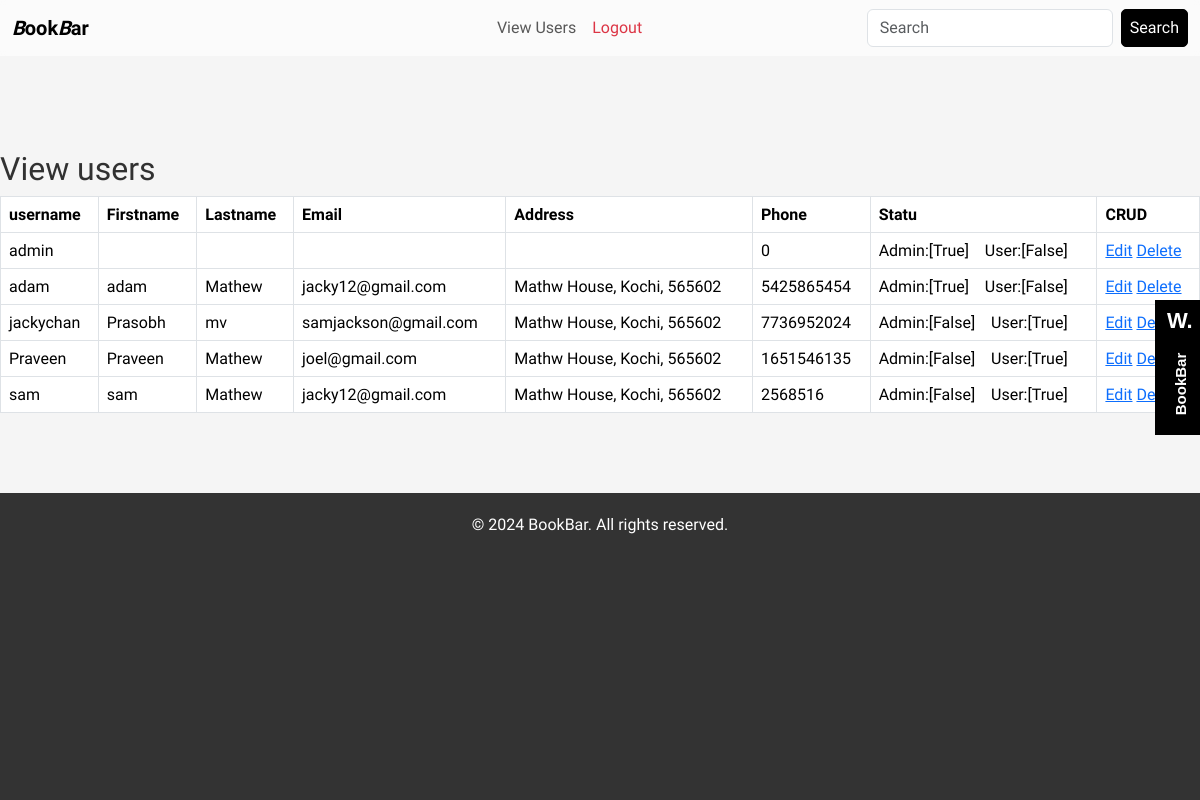
Page /view_users (signed in) on the committed database.
### users/models.py (models this page shows, shortened)
class CustomUser(AbstractUser):   # AbstractUser Represents User model
    address = models.CharField(max_length=20,default="")
    phone = models.IntegerField(default=0)
    is_superuser = models.BooleanField(default=False)  #admin user
    is_user = models.BooleanField(default=False)       #normal user

### users/views.py (the view)
# urls.py: path('view_users',views.view_users,name='view_users'),
@login_required
def view_users(request):
    k=CustomUser.objects.all()
    return  render(request,'view_users.html',{'viewusers':k})

### Templates/view_users.html
{% extends 'Base_Page.html' %}
{% load static %}
{% block content %}
<link rel="stylesheet" href="{% static 'CSS/view_users.css' %}">
<h2>View users</h2>
    <table class="table table-bordered">
        <tr>
            <th>username</th>
            <th>Firstname</th>
            <th>Lastname</th>
            <th>Email</th>
            <th>Address</th>
            <th>Phone</th>
            <th>Statu</th>
            <th colspan="3">CRUD</th>
        </tr>
        {% for i in viewusers %}
        <tr>
            <td>{{ i.username }}</td>
            <td>{{ i.first_name }}</td>
            <td>{{ i.last_name }}</td>
            <td>{{ i.email }}</td>
            <td>{{ i.address }}</td>
            <td>{{ i.phone }}</td>
            <td>Admin:[{{ i.is_superuser }}] &nbsp;&nbsp; User:[{{ i.is_user }}]</td>
            <td>
                <a href="{% url 'users:edit_user' i.id %}" id="btn_delete">Edit</a>
                <a href="{% url 'users:delete_user' i.id %}" id="btn_delete">Delete</a>
            </td>
        </tr>
        {% endfor %}
    </table>
{% endblock %}

### Templates/Base_Page.html (shortened to what this page needs)
{% load static %}
<html lang="en">
<head>
    <link href="https://cdn.jsdelivr.net/npm/bootstrap@5.3.3/dist/css/bootstrap.min.css" rel="stylesheet">
    <link rel="stylesheet" href="{% static 'CSS/Style.css' %}">
</head>
<body>
<nav class="navbar navbar-expand-lg nv1" id="nvitems">
  <div class="container-fluid">
    <a class="navbar-brand" href="#" style="margin-right:400px;"><b><i>B</i>ook<i>B</i>ar</b></a>
    <div class="collapse navbar-collapse" id="navbarSupportedContent">
      <ul class="navbar-nav me-auto mb-2 mb-lg-0">
          {% if user.is_authenticated %}
          {% if user.is_superuser %}
        <li class="nav-item">
          <a class="nav-link" href="{% url 'users:view_users' %}">View Users</a>
        </li>
          {% endif %}
        <li class="nav-item" id="lgout">
          <a class="nav-link text-danger" href="{% url 'users:user_logout' %}">Logout</a>
        </li>
          {% endif %}
      </ul>
      <form class="d-flex" action="{% url 'books:search_book' %}" method="POST">
        <input class="form-control me-2" type="search" name="srch_item" placeholder="Search" aria-label="Search">
        <button id="srch-btn" type="submit">Search</button>
      </form>
    </div>
  </div>
</nav>
<a href="{% url 'users:home' %}"> <div class="side-bar">
    <div><h1>W.</h1></div>
    <div><h2>BookBar</h2></div>
</div>
    </a>
{% block content %}{% endblock %}
<footer id="ftr">
  <p>&copy; 2024 BookBar. All rights reserved.</p>
</footer>
</body>
</html>

### static/CSS/Style.css (style rules this page uses)
* { margin:0px; padding:0px; }
body { background-color:whitesmoke; color:rgba(0,0,0,0.8); font-family: "Prompt", sans-serif; overflow-x:hidden; }
.nv1 { background-color:rgba(255, 255, 255,0.55); backdrop-filter:blur(3px); position:fixed; top:0px; width:100%; z-index:1000; }
#ftr { background: #333; color: white; text-align: center; padding: 20px 20px 250px 20px; margin-top: 10vh; }
.nav-item { transition:all 1s ease-in; }
#lgout { transition:all 0s ease-in; }
#srch-btn { background-color:black; border:1px solid black; color:white; border-radius:5px; padding:5px 8px 5px 8px; text-decoration-line:none; transition:0.2s ease-in; }
.side-bar { background-color:black; width:45px; height:135px; position:fixed; top:300px; right:0px; z-index:1000; }
.side-bar h1 { color:white; font-family:sans-serif; font-weight:bold; font-size:22px; padding:8px 8px 8px 12px; }
.side-bar h2 { color:white; font-family:sans-serif; font-weight:bold; font-size:15px; padding:5px 5px 5px 5px; transform:rotate(270deg); position:absolute; margin:20px 10px 10px -10px; }
#nvitems { display:flex; justify-content:space-between; }

### static/CSS/view_users.css (style rules this page uses)
h2 { margin-top:150px; }

### rows in the picture
CustomUser: username "admin", phone "0", is_superuser "True", is_user "False"
CustomUser: username "adam", first_name "adam", last_name "Mathew", email "jacky12@gmail.com", address "Mathw House, Kochi, 565602", phone "5425865454", is_superuser "True", is_user "False"
CustomUser: username "jackychan", first_name "Prasobh", last_name "mv", email "samjackson@gmail.com", address "Mathw House, Kochi, 565602", phone "7736952024", is_superuser "False", is_user "True"
CustomUser: username "Praveen", first_name "Praveen", last_name "Mathew", email "joel@gmail.com", address "Mathw House, Kochi, 565602", phone "1651546135", is_superuser "False", is_user "True"
CustomUser: username "sam", first_name "sam", last_name "Mathew", email "jacky12@gmail.com", address "Mathw House, Kochi, 565602", phone "2568516", is_superuser "False", is_user "True"
